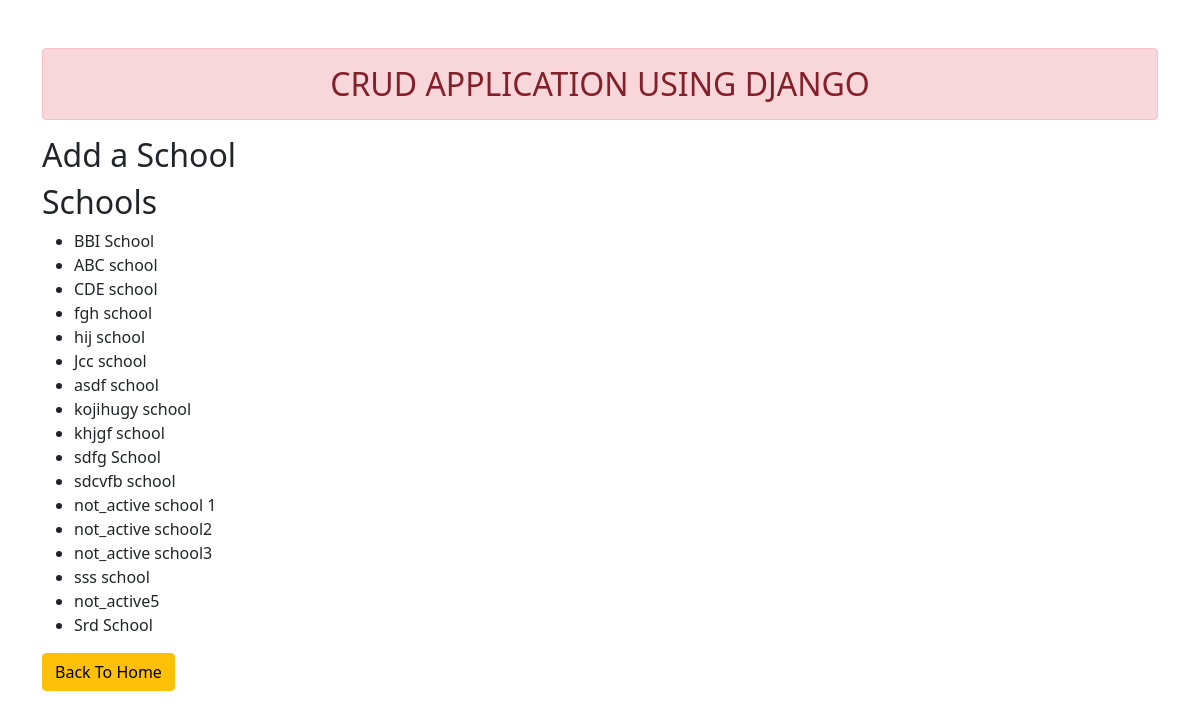
Page /showschool/ on the committed database.
### enroll/models.py (models this page shows, shortened)
class School(models.Model):
    name = models.CharField(max_length=100)
    address = models.CharField(max_length=200)
    contact = models.CharField(max_length=100)
    is_active = models.BooleanField(default=True)

### enroll/views.py (the view)
# urls.py: path('showschool/', views.add_school, name='showschool'),
def add_school(request):
    if request.method == 'POST':
        form = SchoolForm(request.POST)
        if form.is_valid():
            form.save()
            return HttpResponseRedirect('schools')
    else:
        form = SchoolForm()
    schools = School.objects.all()
    return render(request, 'enroll/add_school.html', {'form': form, 'schools': schools})

### enroll/templates/enroll/add_school.html (shortened to what this page needs)
{% extends 'enroll/base.html' %}
{% block content %}
<h2>Add a School</h2>
<h2>Schools</h2>
<ul>
  {% for school in schools %}
    <li>{{ school.name }}</li>
  {% endfor %}
</ul>
<a href="{% url 'addandshow'  %}" class="btn btn-warning">Back To Home</a>
{% endblock content %}

### rows in the picture
School: name "BBI School"
School: name "ABC school"
School: name "CDE school"
School: name "fgh school"
School: name "hij school"
School: name "Jcc school"
School: name "asdf school"
School: name "kojihugy school"
School: name "khjgf school"
School: name "sdfg School"
School: name "sdcvfb school"
School: name "not_active school 1"
School: name "not_active school2"
School: name "not_active school3"
School: name "sss school"
School: name "not_active5"
School: name "Srd School"
